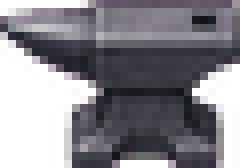
#> input picture src/assets/props/anvil.png, 30 x 21 px (shown 8 times larger); its folder holds only this picture in this run
$ python process_props.py ../src/assets/props/anvil.png
#> lines starting #> are read from the running program, lines starting #| are printed output that depends on the picture
### tools/process_icons.py
#!/usr/bin/env python3
"""Process the team-generated icon sheets into individual game-ready PNGs.

Input : two magenta-background grids generated by ChatGPT (GPT Image).
Output: src/assets/icons/<assetKey>.png — magenta keyed out (with edge despill),
        trimmed, and centered on a uniform 64x64 transparent square so every icon
        shares one size/aspect and the UI can scale them uniformly.

Run: python3 tools/process_icons.py /path/to/sheet1.png /path/to/sheet2.png
"""
import os
import sys
from PIL import Image

OUT = os.path.join(os.path.dirname(__file__), "..", "src", "assets", "icons")
os.makedirs(OUT, exist_ok=True)

CANVAS = 128     # final square size (headroom for the 3x world canvas)
MARGIN = 4        # transparent padding inside the canvas
LO, HI = 95, 175  # magenta "g-deficit" ramp: <=LO opaque, >=HI transparent

# Cell -> asset key value, in the row-major order the sheets were generated.
SHEET1 = (4, 3, [
    "icon_turnip", "icon_carrot", "icon_radish", "icon_turnip_seed",
    "icon_carrot_seed", "icon_radish_seed", "icon_egg", "icon_berry",
    "icon_sword", "icon_armor", "icon_ruin_shard", "icon_shadow_wisp",
])
SHEET2 = (5, 1, [
    "icon_starless_helm", "icon_starless_plate", "icon_starless_gauntlets",
    "icon_starless_greaves", "icon_starless_blade",
])


def key_magenta(cell, lo=LO, hi=HI):
    """Return RGBA cell with the flat magenta background turned transparent.

    Uses g-deficit = mean(R,B) - G, which is huge for pure magenta (#FF00FF) but
    small for real content — including the purple/indigo icons, whose green
    channel is well above zero. Edge (partial-alpha) pixels get a light despill
    so no pink halo survives against the dark outlines. Callers can tighten
    lo/hi (e.g. portraits, which have a darkened-magenta drop shadow to remove).
    """
    cell = cell.convert("RGB")
    px = cell.load()
    w, h = cell.size
    out = Image.new("RGBA", (w, h), (0, 0, 0, 0))
    op = out.load()
    for y in range(h):
        for x in range(w):
            r, g, b = px[x, y]
            gd = (r + b) / 2 - g
            if gd <= lo:
                a = 255
            elif gd >= hi:
                a = 0
            else:
                a = round(255 * (hi - gd) / (hi - lo))
            if 0 < a < 255:  # edge: despill toward the green channel
                r = min(r, g + 30)
                b = min(b, g + 30)
            op[x, y] = (r, g, b, a)
    return out


# [48 lines left out: functions normalize, process, contact_sheet, main, not called in this run]


# [2 lines that do not run on import are left out]

### tools/process_props.py
#!/usr/bin/env python3
"""Process the team-generated prop sheet into individual world-ready PNGs.

Input : one magenta-background 4x3 grid of top-down props (ChatGPT / GPT Image).
Output: src/assets/props/<assetKey>.png — magenta keyed out, trimmed, and resized
        to fit each prop's exact in-world footprint (props render at native size on
        the 48px tile grid, so the bitmap size IS the on-screen size).

Uses the icon-style key thresholds (not the tighter portrait ones) so the purple
glows on the sealed door and reliquary caches survive.

Run: python3 tools/process_props.py /path/to/props.png
"""
import os
import sys
from PIL import Image, ImageFilter
from process_icons import key_magenta  # shared chroma keyer

OUT = os.path.join(os.path.dirname(__file__), "..", "src", "assets", "props")
os.makedirs(OUT, exist_ok=True)

COLS, ROWS = 4, 3
SCALE = 3  # must match src/game/data/scale.ts — props render at native size on the TILE grid
# key value -> base (footprint width, height) in px, matching the procedural sprites in props.ts.
# Multiplied by SCALE below so the raster prop fills the same world space as the scaled tiles.
PROPS = [
    ("cottage", 60, 56), ("stall", 56, 44), ("shipping_box", 30, 26), ("chest", 28, 22),
    ("door", 22, 28), ("signpost", 24, 30), ("anvil", 30, 26), ("rubble", 30, 22),
    ("tree", 26, 40), ("sealed_door", 26, 32), ("cache_closed", 28, 24), ("cache_open", 28, 24),
]


def keep_largest(img):
    """Drop detached fragments (neighbor-cell bleed, stray shadow specks), keeping only
    the largest connected blob of opaque-ish pixels — the actual prop."""
    w, h = img.size
    alpha = img.getchannel("A").load()
    seen = bytearray(w * h)
    best, best_size = None, 0
    for sy in range(h):
        for sx in range(w):
            if seen[sy * w + sx] or alpha[sx, sy] <= 30:
                continue
            stack, comp = [(sx, sy)], []
            seen[sy * w + sx] = 1
            while stack:
                x, y = stack.pop()
                comp.append((x, y))
                for nx, ny in ((x + 1, y), (x - 1, y), (x, y + 1), (x, y - 1)):
                    if 0 <= nx < w and 0 <= ny < h and not seen[ny * w + nx] and alpha[nx, ny] > 30:
                        seen[ny * w + nx] = 1
                        stack.append((nx, ny))
            if len(comp) > best_size:
                best, best_size = comp, len(comp)
    if not best:
        return img
    keep = set(best)
    out = Image.new("RGBA", (w, h), (0, 0, 0, 0))
    src, dst = img.load(), out.load()
    for x, y in keep:
        dst[x, y] = src[x, y]
    return out


def fit(prop, w, h):
    """Trim to content, then scale to fit within the wxh footprint (preserve aspect)."""
    prop = keep_largest(prop)
    bbox = prop.getbbox()
    if bbox:
        prop = prop.crop(bbox)
    scale = min(w / prop.width, h / prop.height)
    out = prop.resize((max(1, round(prop.width * scale)), max(1, round(prop.height * scale))),
                      Image.LANCZOS)
    rgb = out.convert("RGB").filter(ImageFilter.UnsharpMask(radius=1.2, percent=130, threshold=1))
    return Image.merge("RGBA", (*rgb.split(), out.split()[3]))


def main():
    sheet = Image.open(sys.argv[1]).convert("RGB")
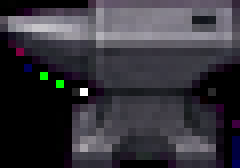
#> sheet: PIL image 30x21 RGB (shown 8 times larger); mean R, G, B 54.3, 52.5, 59.5
    W, H = sheet.size
#> W = 30; H = 21
    for i, (key, w, h) in enumerate(PROPS):
        c, r = i % COLS, i // COLS
        box = (round(c * W / COLS), round(r * H / ROWS),
               round((c + 1) * W / COLS), round((r + 1) * H / ROWS))
        fit(key_magenta(sheet.crop(box)), w * SCALE, h * SCALE).save(os.path.join(OUT, key + ".png"))
#> this loop made 12 passes
#> bbox in fit on passes 1 to 12: (0, 0, 8, 7), (0, 0, 7, 7), (0, 0, 7, 7), (0, 0, 8, 7), (0, 0, 8, 7), (0, 0, 7, 7), (0, 0, 7, 7), (0, 0, 8, 7), (0, 0, 8, 7), (0, 0, 7, 7), (0, 0, 7, 7), (0, 0, 8, 7)
#> pass 1, in fit, `out = prop.resize((max(1, round(prop.width * scale)), max(1, round(pro..`:
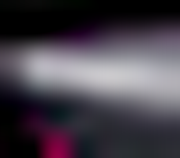
#> out: PIL image 180x158 RGBA; mean R, G, B, A 70.6, 64.8, 74.2, 255
#> pass 2, in fit (call 2), `out = prop.resize((max(1, round(prop.width * scale)), max(1, round(pro..`:
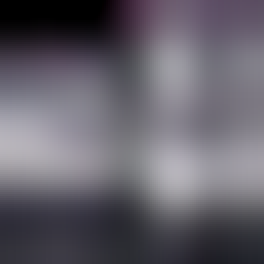
#> out: PIL image 132x132 RGBA (shown 2 times larger); mean R, G, B, A 99.7, 96.4, 105.8, 255

    # contact sheet on grass green (#8bbf5a) — the real backdrop — to expose any halo/shadow
    out = os.path.join(os.path.dirname(__file__), "out")
    os.makedirs(out, exist_ok=True)
    pad, cell = 10, 72
    cs = Image.new("RGBA", (COLS * cell, ROWS * cell), (139, 191, 90, 255))
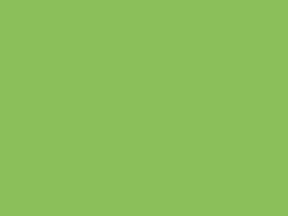
#> cs: PIL image 288x216 RGBA; mean R, G, B, A 139, 191, 90, 255
    for i, (key, _, _) in enumerate(PROPS):
        img = Image.open(os.path.join(OUT, key + ".png"))
        cx = (i % COLS) * cell + (cell - img.width) // 2
#> cx = -54
        cy = (i // COLS) * cell + (cell - img.height) // 2
#> cy = -43
        cs.alpha_composite(img, (cx, cy))
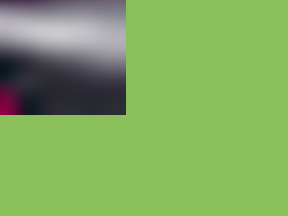
#> cs: PIL image 288x216 RGBA; mean R, G, B, A 130.6, 169.4, 94.4, 255
    cs.resize((cs.width * 2, cs.height * 2), Image.NEAREST).save(
        os.path.join(out, "props_contact.png"))
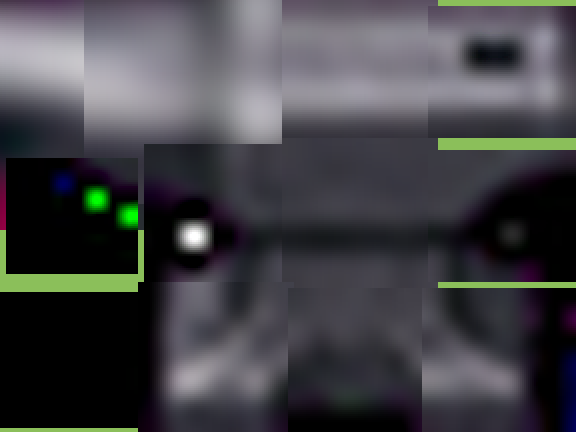
#> saved as props_contact.png: PIL image 576x432 RGBA; mean R, G, B, A 66.9, 66.8, 71, 255
    print("wrote", len(PROPS), "props to", os.path.relpath(OUT))
#| wrote 12 props to ../src/assets/props


if __name__ == "__main__":
    main()
